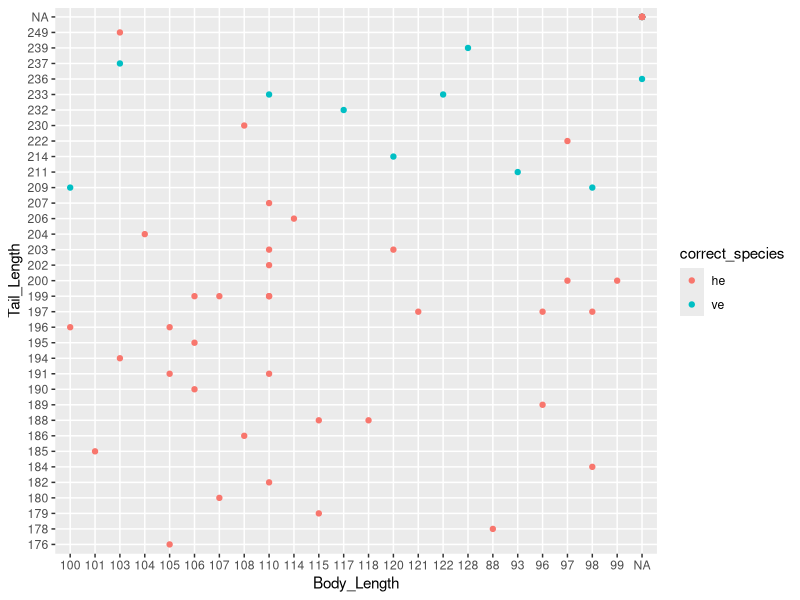
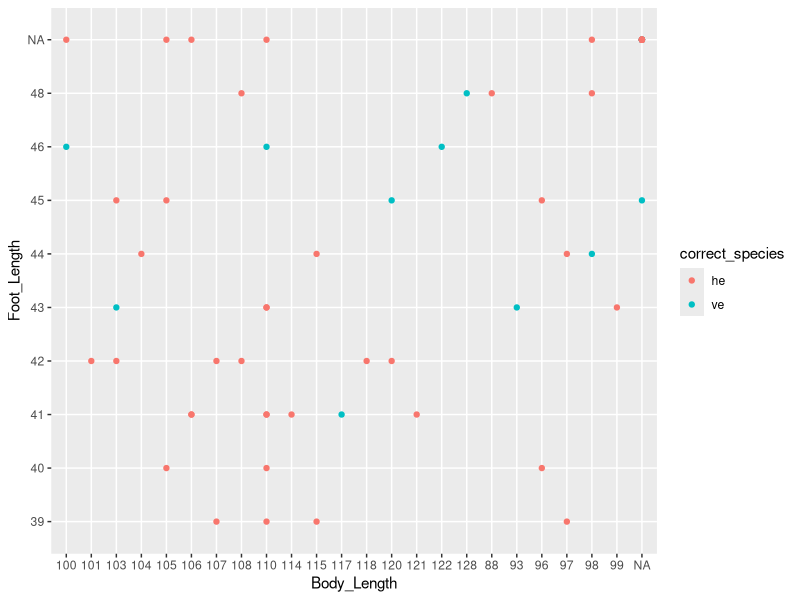
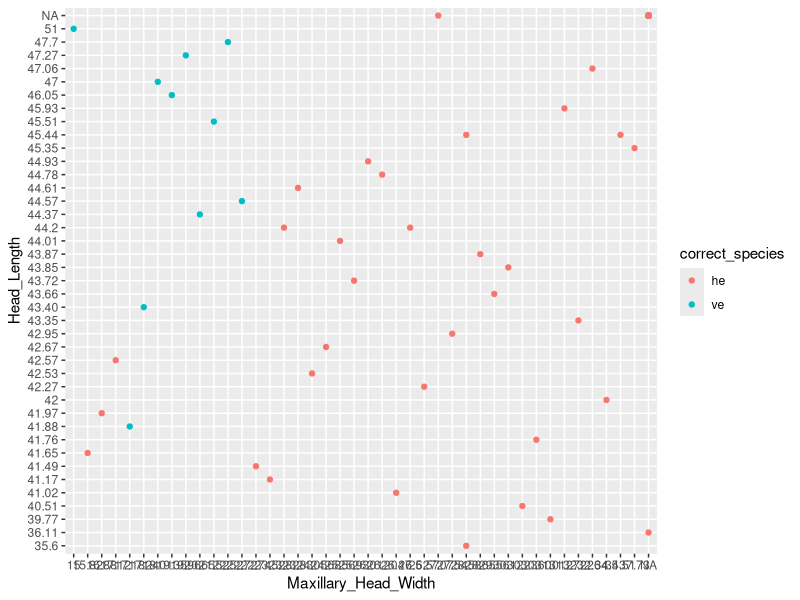
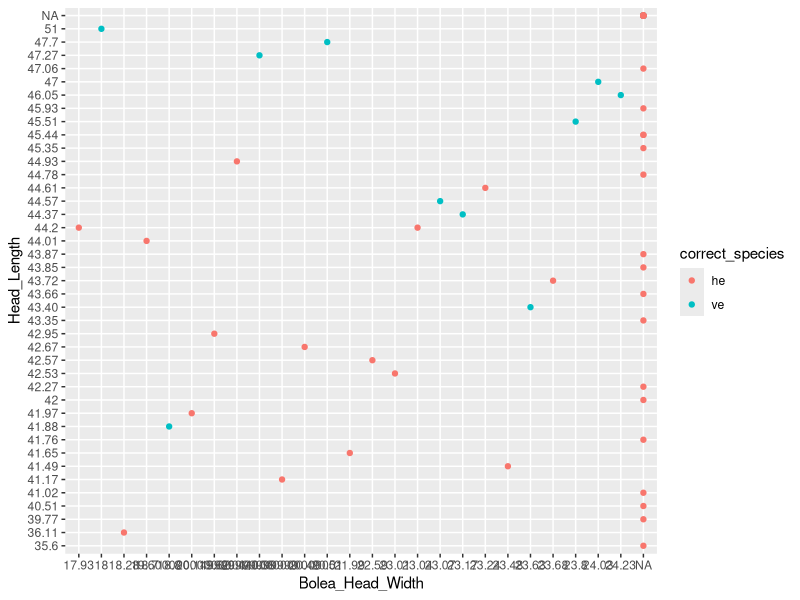
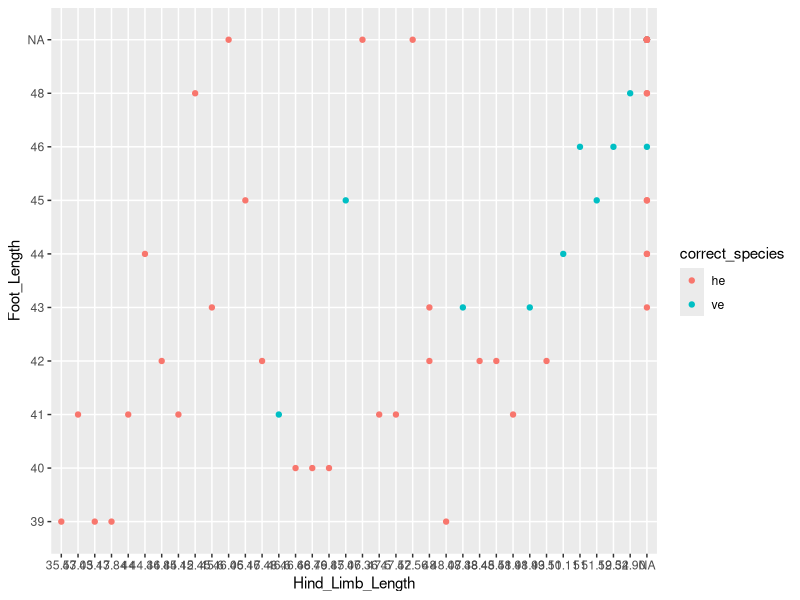
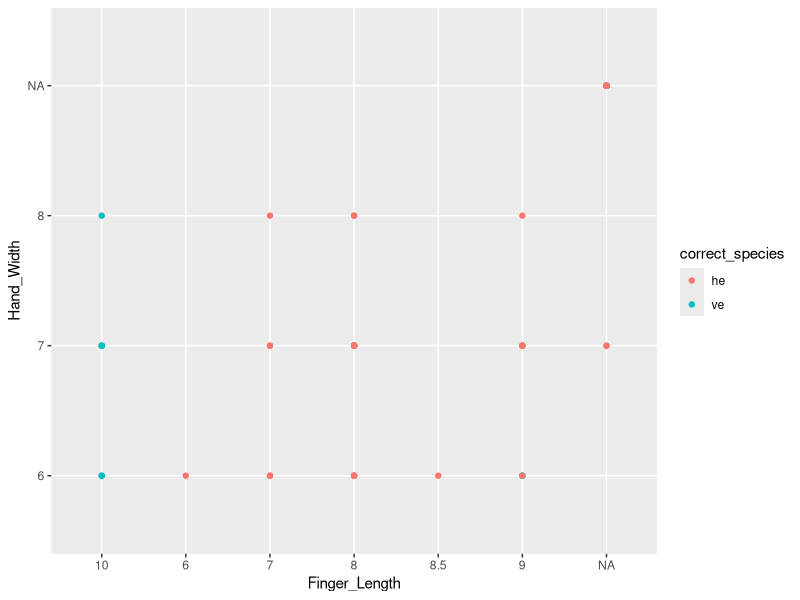
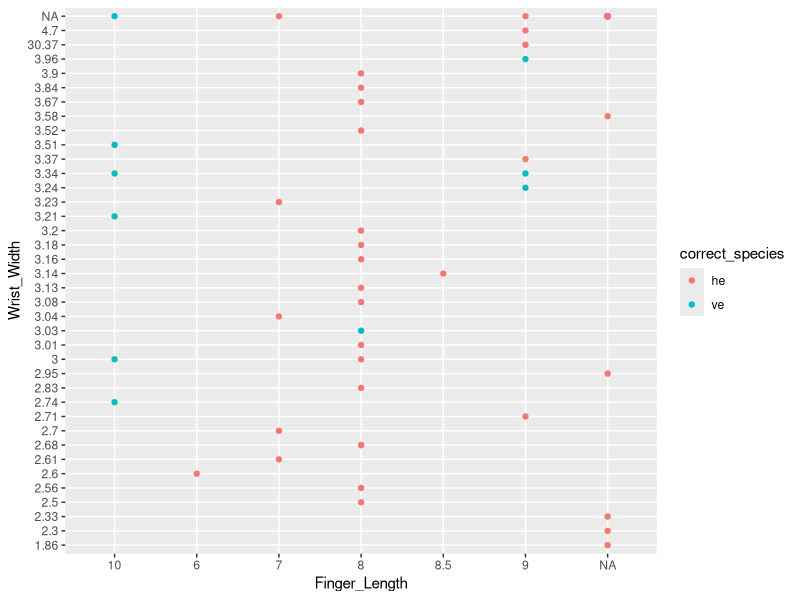
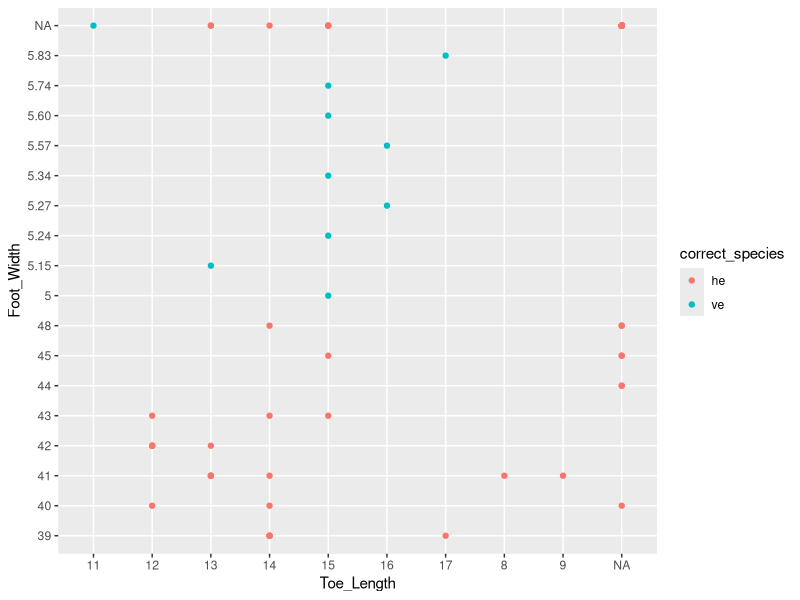

Write the R code that produced these figures, in order.
## ---- chunk 1
#installed readxl packages with #install.packages("read.xl"), & installed #rtools4.3 from online
#using the package
library(readxl)
#reading my tables and assigning them to a dataframe
table1 <- read_excel("postnovRAWkratdata.xlsx")
library(readxl)
table2 <- read_excel("PrenovRAWkratdata.xlsx")


## ---- chunk 2
#read excel spreadsheet edited from RAW data through excel
library(readxl)
clean_data_12_17 <-read_excel("cleanKratdata1217.xlsx")

## ---- chunk 3
df <- clean_data_12_17
library(tidyverse)
#Create new data frame with a new column assigning the correct species by observation date
newdf <- df |> mutate(correct_species=case_when(CreationDate > "2025-11-7" ~ "ve", CreationDate < "2025-10-20"~"he", CreationDate == "2025-7-22"~"ve"))
#Create code to plot to compare between species and sex
#body length vs tail length
ggplot(data = newdf, mapping = aes(x=Body_Length, y= Tail_Length, color = correct_species))+geom_point()
#scale_color_manual(values = c("deeppink3","blue"))+
#geom_smooth()
  
  #labs(title = "Is there sexual dimorphism in bison?",x = "age (years)", y = "weight #(kg)",color = "Sex")
## ---- chunk 4
#Foot length vs body length
ggplot(data = newdf, mapping = aes(x=Body_Length, y= Foot_Length, color = correct_species))+geom_point()
#max head width vs head length
ggplot(data = newdf, mapping = aes(x=Maxillary_Head_Width, y= Head_Length, color = correct_species))+geom_point()
#bolea head width vs head length
ggplot(data = newdf, mapping = aes(x=Bolea_Head_Width, y= Head_Length, color = correct_species))+geom_point()
#Hind limb length vs foot length
ggplot(data = newdf, mapping = aes(x=Hind_Limb_Length, y= Foot_Length, color = correct_species))+geom_point()
#finger length vs hand width
ggplot(data = newdf, mapping = aes(x=Finger_Length, y= Hand_Width, color = correct_species))+geom_point()
#finger length vs wrist width
ggplot(data = newdf, mapping = aes(x=Finger_Length, y= Wrist_Width, color = correct_species))+geom_point()
#Toe length vs foot width
ggplot(data = newdf, mapping = aes(x=Toe_Length, y= Foot_Width, color = correct_species))+geom_point()
#show foot width??? is the foot width missing a decimal in some places?!?!
newdf$Foot_Width
## ---- chunk 5
#ear length vs head length
ggplot(data = newdf, mapping = aes(x=Ear_Length_Notch, y= Head_Length, color = correct_species))+geom_point()
